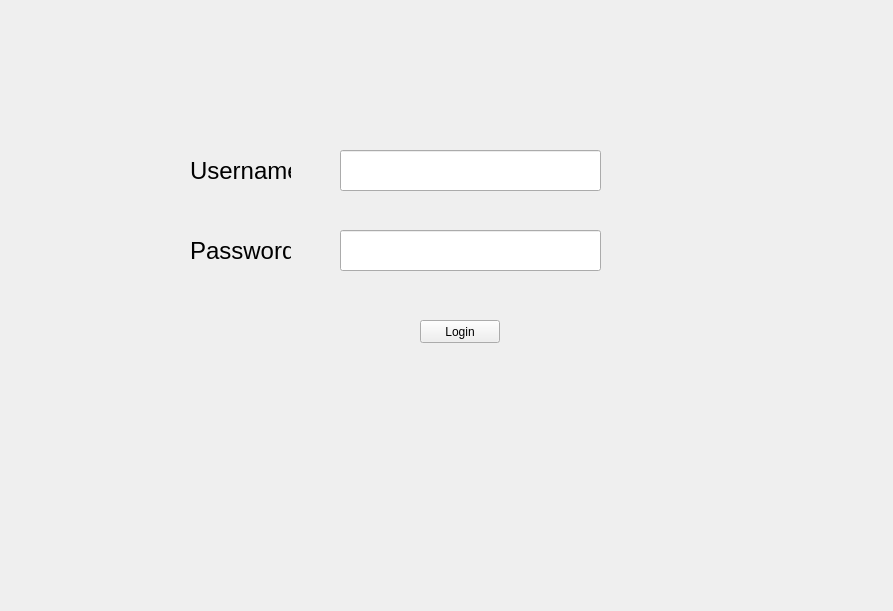
<?xml version="1.0" encoding="UTF-8"?>
<ui version="4.0">
 <class>LoginForm</class>
 <widget class="QWidget" name="LoginForm">
  <property name="geometry">
   <rect>
    <x>0</x>
    <y>0</y>
    <width>893</width>
    <height>611</height>
   </rect>
  </property>
  <property name="windowTitle">
   <string>Form</string>
  </property>
  <widget class="QLineEdit" name="usernameLineEdit">
   <property name="geometry">
    <rect>
     <x>340</x>
     <y>150</y>
     <width>261</width>
     <height>41</height>
    </rect>
   </property>
  </widget>
  <widget class="QLineEdit" name="passwordLineEdit">
   <property name="geometry">
    <rect>
     <x>340</x>
     <y>230</y>
     <width>261</width>
     <height>41</height>
    </rect>
   </property>
   <property name="echoMode">
    <enum>QLineEdit::EchoMode::Password</enum>
   </property>
  </widget>
  <widget class="QPushButton" name="loginButton">
   <property name="geometry">
    <rect>
     <x>420</x>
     <y>320</y>
     <width>80</width>
     <height>23</height>
    </rect>
   </property>
   <property name="text">
    <string>Login</string>
   </property>
  </widget>
  <widget class="QLabel" name="messageLabel">
   <property name="geometry">
    <rect>
     <x>350</x>
     <y>390</y>
     <width>241</width>
     <height>61</height>
    </rect>
   </property>
   <property name="text">
    <string/>
   </property>
  </widget>
  <widget class="QLabel" name="label">
   <property name="geometry">
    <rect>
     <x>190</x>
     <y>150</y>
     <width>101</width>
     <height>41</height>
    </rect>
   </property>
   <property name="font">
    <font>
     <pointsize>18</pointsize>
    </font>
   </property>
   <property name="text">
    <string>Username:</string>
   </property>
  </widget>
  <widget class="QLabel" name="label_2">
   <property name="geometry">
    <rect>
     <x>190</x>
     <y>230</y>
     <width>101</width>
     <height>41</height>
    </rect>
   </property>
   <property name="font">
    <font>
     <pointsize>18</pointsize>
    </font>
   </property>
   <property name="text">
    <string>Password:</string>
   </property>
  </widget>
 </widget>
 <resources/>
 <connections/>
</ui>
